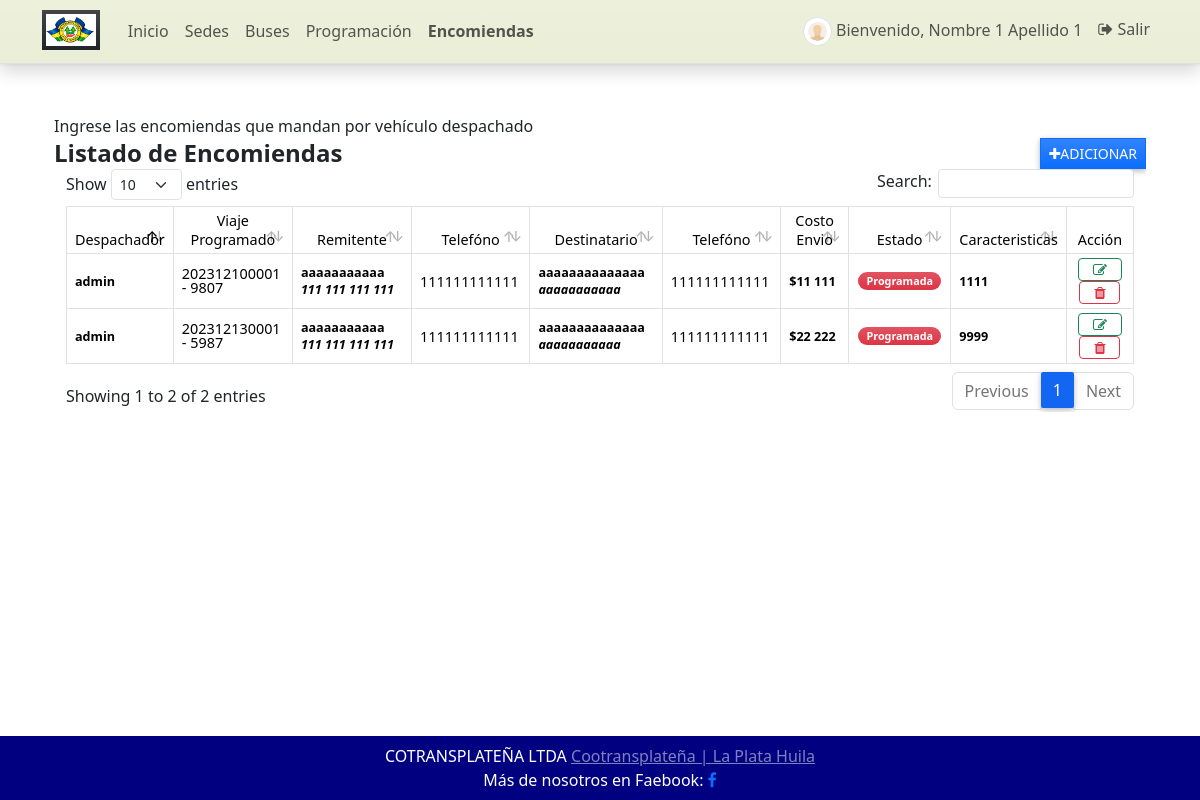
Before: /encomienda (signed in) with the older database file.
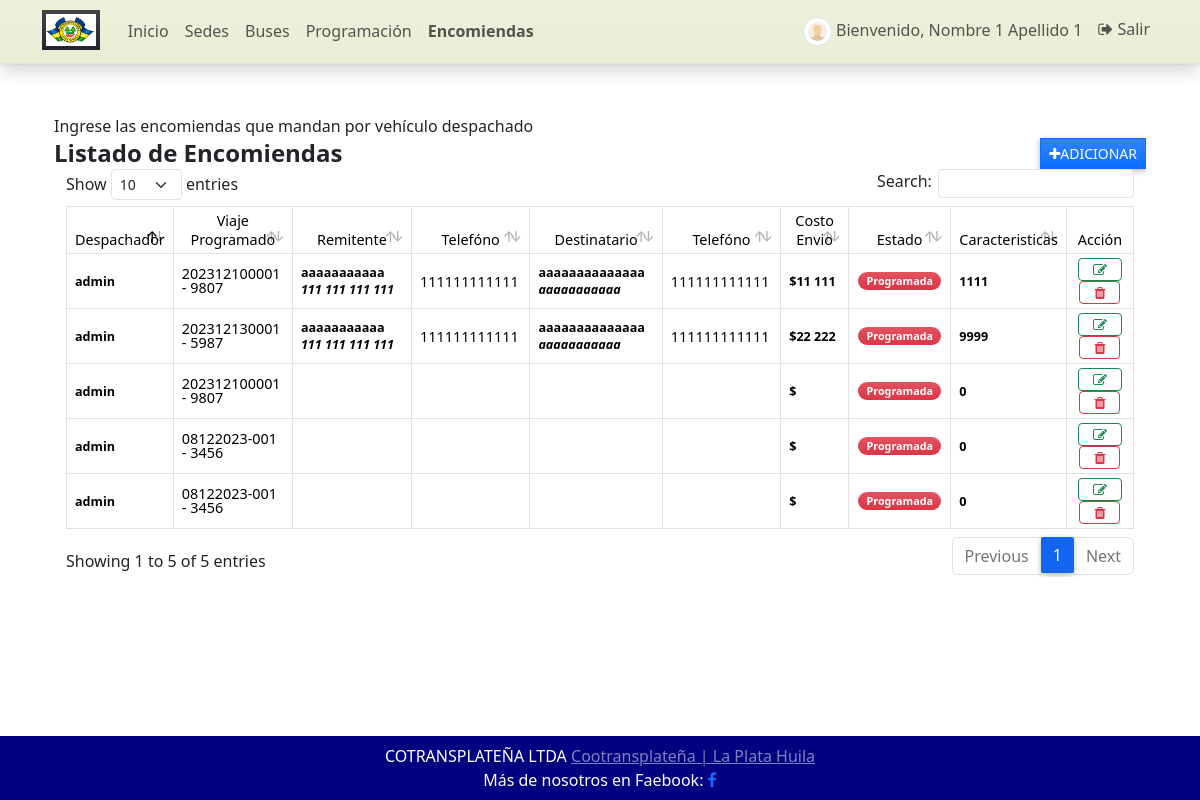
After: the same page with the newer database file.
### GestorApp/models.py (models this page shows, shortened)
class Encomienda(models.Model):
    programacion = models.ForeignKey(Programacion, on_delete=models.CASCADE)
    nombre_envio = models.CharField(max_length=100)
    cedula_envio = models.CharField(max_length=12)
    telefono_envio = models.CharField(max_length=12)
    nombre_recibido = models.CharField(max_length=100)
    cedula_recibido = models.CharField(max_length=12)
    telefono_recibido = models.CharField(max_length=12)
    codigo_encomienda = models.CharField(max_length=5)
    caracteristicas = models.PositiveIntegerField(default=0, validators=[MinValueValidator(1000), MaxValueValidator(100000)])
    estado = models.CharField(max_length=2, choices=(('1', 'Programada'), ('2', 'Entregada')), default=1)
    fecha_creado = models.DateTimeField(default=timezone.now)
    fecha_actualizado = models.DateTimeField(auto_now=True)

class Programacion(models.Model):
    codigo = models.CharField(max_length=100)
    bus = models.ForeignKey(Bus, on_delete=models.CASCADE)
    conductor = models.ForeignKey(Conductor, on_delete=models.CASCADE)
    origen = models.ForeignKey(Sede, on_delete=models.CASCADE, related_name='origen')
    destino = models.ForeignKey(Sede, on_delete=models.CASCADE, related_name='destino')
    programacion = models.DateTimeField()
    precio = models.IntegerField(default=0, validators=[MinValueValidator(5000), MaxValueValidator(75000)])
    estado = models.CharField(max_length=2, choices=(('0','Cancelado'),('1','Despachado')), default=1)
    fecha_creado = models.DateTimeField(default=timezone.now)
    fecha_actualizado = models.DateTimeField(auto_now=True)
    def __str__(self):
        return str(self.codigo + ' - ' + self.bus.numero_bus)
    class Meta:
        verbose_name_plural = 'Programación'

class Bus(models.Model):
    propietario = models.ForeignKey(Propietario, on_delete=models.CASCADE, blank=True, null=True)
    numero_bus = models.CharField(max_length=5)
    placa_bus = models.CharField(max_length=8)
    asientos = models.PositiveIntegerField(default=0, validators=[MinValueValidator(1), MaxValueValidator(50)])
    estado = models.CharField(max_length=2, choices=(('1', 'Activo'), ('2', 'Inactivo'), ), default=1)
    fecha_creado = models.DateTimeField(default=timezone.now)
    fecha_actualizado = models.DateTimeField(auto_now=True)
    class Meta:
        verbose_name_plural = 'Buses'

### GestorApp/views.py (the view)
# urls.py: path('encomienda', views.encomienda, name='encomienda-pagina'),
@login_required
def encomienda(request: HttpRequest):
    context['page_title'] = "Encomienda"
    encomiendas = Encomienda.objects.all()
    context['encomiendas'] = encomiendas
    return render(request, 'encomienda.html', context)

### GestorApp/forms.py
class ActualizarContrasena(PasswordChangeForm):
    old_password = forms.CharField(
        widget=forms.PasswordInput(attrs={'class': 'form-control form-control-sm rounded-0'}),
        label="Contraseña Anterior")
    new_password1 = forms.CharField(
        widget=forms.PasswordInput(attrs={'class': 'form-control form-control-sm rounded-0'}),
        label="Nueva Constraseña")
    new_password2 = forms.CharField(
        widget=forms.PasswordInput(attrs={'class': 'form-control form-control-sm rounded-0'}),
        label="Confirmar Nueva Contraseña")
    class Meta:
        model = User
        fields = ('old_password', 'new_password1', 'new_password2')

### GestorApp/templates/encomienda.html (shortened to what this page needs)
{% extends 'base.html' %}
{% load humanize %}
{% block Contenido %}
{% load customfilter %}
<div class="container-fluid table-striped">
    <div class="col-lg-12 col-md-12 col-sm-12 col-xs-14">
        <div class="card-header table-responsive">
            <div class="card-header">
                <h7>Ingrese las encomiendas que mandan por vehículo despachado</h7>
                <div class="d-flex w-100 align-items-center justify-content-between">
                    <h4 class="card-title fw-bold text-wrap">Listado de Encomiendas</h4>
                    <div class="tools">
                        <button type="button" class="btn btn-primary rounded-0 bg-gradient btn-sm" id='adiccion'><i class="fa fa-plus"></i>Adicionar</button>
                    </div>
                </div>
            </div>
            <div class="card-body">
                <div class="container-fluid table-responsive">
                    <table class="table table-bordered" id="encomienda-lista">
                        <thead>
                        <tr class="bg-gradient bg-secondary bg-opacity-50 text-light">
                            <th class="px-1 py-1 text-center">Despachador</th>
                            <th class="px-1 py-1 text-center">Viaje Programado</th>
                            <th class="px-1 py-1 text-center">Remitente</th>
                            <th class="px-1 py-1 text-center">Telefóno</th>
                            <th class="px-1 py-1 text-center">Destinatario</th>
                            <th class="px-1 py-1 text-center">Telefóno</th>
                            <th class="px-1 py-1 text-center">Costo Envio</th>
                            <th class="px-1 py-1 text-center">Estado</th>
                            <th class="px-1 py-1 text-center">Caracteristicas</th>
                            <th class="px-1 py-1 text-center">Acción</th>
                        </tr>
                        </thead>
                        <tbody>
                        {% for encomienda in encomiendas %}
                            <tr>
                                <td class="px-2 py-1 align-middle font-weight-bold small">{{ user.username }}</td>
                                <td class="px-1 py-1 align-middle"> <div class="lh-1"> {{ encomienda.programacion }} </div></td>
                                <td class="px-2 py-1 align-middle">
                                    <div class="font-weight-bold small"> {{ encomienda.nombre_envio }}
                                        <i class="success"> {{ encomienda.cedula_envio|intcomma }} </i> </div>
                                </td>
                                <td class="px-2 py-1 align-middle">{{ encomienda.telefono_envio }}</td>
                                <td class="px-2 py-1 align-middle">
                                    <div class="font-weight-bold small">   {{ encomienda.nombre_recibido }}
                                        <i class="success"> {{ encomienda.cedula_recibido|intcomma }} </i> </div>  </td>
                                <td class="px-2 py-1 align-middle">{{ encomienda.telefono_recibido }}</td>
                                <td class="px-2 py-1 align-middle font-weight-bold small"> ${{ encomienda.codigo_encomienda|intcomma }}</td>
                                <td class="px-2 py-1 align-middle text-center">
                                    {% if encomienda.estado == '1' %}
                                        <span class="badge bg-danger bg-gradient rounded-pill px-2">Programada</span> {% else %}
                                        <span class="badge bg-success bg-gradient rounded-pill px-2">Entregada</span> {% endif %}
                                </td>
                                <td class="px-2 py-1 align-middle font-weight-bold small"> {{ encomienda.caracteristicas }} </td>
                                <td class="px-2 py-1 align-middle text-center">
                                    <a class="btn btn-outline-success btn-sm edit-data" href="javascript:void(0)" data-id="{{ encomienda.pk }}" title="Editar">
                                        <i class="fa fa-edit"></i>
                                    </a>
                                    <button class="btn btn-outline-danger btn-sm delete-data" type="button" data-id="{{ encomienda.pk }}" title="Eliminar">
                                        <i class="fa fa-trash"></i>
                                    </button>
                                </td>
                            </tr>
                        {% endfor %}
                        </tbody>
                    </table>
                </div>
            </div>
        </div>
    </div>
</div>
{% endblock Contenido %}

### GestorApp/templates/base.html (shortened to what this page needs)
{% load static %}
{% load customfilter %}
<html lang="es">
<head>
    <link rel="stylesheet" href="{% static 'assets/select2/dist/css/select2.min.css' %}">
    <link rel="stylesheet" href="{% static 'assets/mdb-blogtemplate/css/mdb.min.css' %}" />
    <link rel="stylesheet" href="{% static 'assets/DataTables/datatables.min.css' %}" />
    <link rel="stylesheet" href="{% static 'assets/default/css/style.css' %}">
    <link href="https://cdn.jsdelivr.net/npm/bootstrap/dist/css/bootstrap.min.css" rel="stylesheet">
    <link href="https://cdn.jsdelivr.net/npm/font-awesome/css/font-awesome.min.css" rel="stylesheet">
</head>
<body class="">
    {% block BarraNavegacion %} {% include "barraNavegacion.html" %} {% endblock BarraNavegacion %}
    <main class="py-5">
        <div class="container mb-3">
             {% block Contenido %} {% endblock Contenido %}
        </div>
    </main>
    <footer class="bg-light text-white bg-dark">
         <div class="text-center p-2" style="background-color: rgb(0,0,128);">
                   <div class="text-footer">COTRANSPLATEÑA LTDA
                       <a class="text-white-50" href="https://www.cootransplatena.com/">Cootransplateña | La Plata Huila</a>
                       <div class="top-social-links">
                           <span>Más de nosotros en Faebook: </span>
                           <a target="_blank" title="Facebook" href="#">
                               <span class="social-icon"><i class="fa fa-facebook"></i></span> </br>
                           </a>
                        </div>
                   </div>
         </div>
    </footer>
</body>
</html>

### GestorApp/templates/barraNavegacion.html (shortened to what this page needs)
{% load static %}
<header>
    <nav class="navbar navbar-expand-lg navbar-cian bg-cian bg-gradient fixed-top shadow border-bottom navbar-custom">
        <div class="container">
            <a class="navbar-brand" target="_blank" href="{% url 'inicio' %}">
                <img src="{{ MEDIA_URL }}media/default/logo.png" height="16" alt="{{ MEDIA_URL }}" loading="lazy" class="bg-dark bg-gradient px-1 py-1" style="margin-top: -3px;" />
            </a>
            <div class="collapse navbar-collapse" id="navbar01">
                <ul class="navbar-nav me-auto mb-2 mb-lg-0" id="topNav">
                    <li class="nav-item">
                        <a class="nav-link" aria-current="page" href="{% url 'inicio' %}">Inicio</a>
                    </li>
                    {% if user.id %}
                    <li class="nav-item">
                        <a class="nav-link" aria-current="page" href="{% url 'sede-pagina' %}">Sedes</a>
                    </li>
                    <li class="nav-item">
                        <a class="nav-link" aria-current="page" href="{% url 'bus-pagina' %}">Buses</a>
                    </li>
                    <li class="nav-item">
                        <a class="nav-link" aria-current="page" href="{% url 'programacion-pagina' %}">Programación</a>
                    </li>
                      <li class="nav-item">
                        <a class="nav-link" aria-current="page" href="{% url 'encomienda-pagina' %}">Encomiendas</a>
                    </li>
                    {% endif %}
                </ul>
                <ul class="navbar-nav d-flex flex-row">
                    {% if user.id %} {% if user.profile.user_type == 1 %} {% endif %}
                    <li class="nav-item me-3 me-lg-0">
                        <a class="nav-link" href="{% url 'perfil' %}">
                            <span class="me-1"><img src="{{ MEDIA_URL }}media/default/default-avatar.png" alt="User Avatar" id="user-avatar" class="img-thumbnail rounded-circle"></span>Bienvenido, {{ user.first_name }} {{user.last_name}}
                        </a>
                    </li>
                    <li class="nav-item me-3 me-lg-0">
                        <a class="nav-link" href="{% url 'logout' %}"><i class="fa fa-sign-out">  </i> Salir</a>
                    </li>
                    {% else %}
                    <li class="nav-item me-3 me-lg-0">
                        <a class="nav-link" href="{% url 'login' %}"><i class="fa fa-user" aria-hidden="true"> </i> Logeo </a>
                    </li>
                    {% endif %}
                </ul>
            </div>
        </div>
    </nav>
    </header>

### static/assets/default/css/style.css (style rules this page uses)
html, body { height: 100%; width: 100%; max-height: 100%; overflow: auto; display: flex; flex-direction: column; }
body>header { flex-shrink: auto; }
body>main { flex-shrink: auto; flex-grow: auto; overflow: auto; }
body>footer { flex-shrink: auto; position: absolute; bottom: 0; left: 0; width: calc(100%); }
#user-avatar { width: 1.8rem; height: 1.8rem; object-fit: scale-down; object-position: center center; }
.bg-secondary { background-color: var(--bs-gray-500)!important; }
.navbar-brand>img { height: 2em; }
.nav-item.active a.nav-link { font-weight: bolder !important; }

### GestorApp/templates/barraNavegacion.html (style rules this page uses)
.navbar-custom { background-color: #eaeed6; }

Changed rows visible on the page:
added Encomienda: {{ user.username }} "admin", programacion "202312100001 - 9807", estado "Programada", caracteristicas "0"
added Encomienda: {{ user.username }} "admin", programacion "08122023-001 - 3456", estado "Programada", caracteristicas "0"
added Encomienda: {{ user.username }} "admin", programacion "08122023-001 - 3456", estado "Programada", caracteristicas "0"
Other visible differences:
text written by a page script: "Show entries Search: Showing 1 to 2 of 2 entries Previous 1 Next" → "Show entries Search: Showing 1 to 5 of 5 entries Previous 1 Next"
